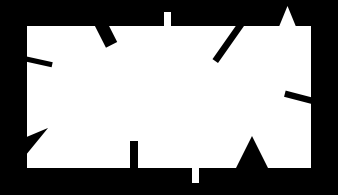
#> input picture day03_opencv_contour/img/bad_rect.png, 338 x 195 px, given in place of messi5.jpg, which was not available
$ python tm2.py
#> lines starting #> are read from the running program, lines starting #| are printed output that depends on the picture; pictures that were not available may be replaced by others from this repository, and a replacement may not be noted
### day06_opencv_TM/sampledownload.py
import urllib.request
import os

def get_sample(filename, repo='insightbook'):
    """부교 또는 OpenCV 공식 샘플 이미지 자동 다운로드

    Args:
        filename (str): 이미지 파일명 (예: 'morphological.png')
        repo (str): 'insightbook' (부교) 또는 'opencv' (공식)

    Returns:
        str: 다운로드된 파일명
    """
    if not os.path.exists(filename):
        if repo == 'insightbook':
            url = f"https://raw.githubusercontent.com/dltpdn/insightbook.opencv_project_python/master/img/{filename}"
        else:  # opencv 공식
            url = f"https://raw.githubusercontent.com/opencv/opencv/master/samples/data/{filename}"
        urllib.request.urlretrieve(url, filename)
    return filename

# 사용 방법
# img = cv.imread(get_sample('morphological.png', repo='insightbook'))

### day06_opencv_TM/tm2.py
import cv2 as cv
import numpy as np
import matplotlib.pyplot as plt
import sampledownload

# 이미지 로드
img = cv.imread(sampledownload.get_sample('messi5.jpg'))
#> img is the input picture: shape (195, 338, 3); min 0, max 255, mean 150.6
gray = cv.cvtColor(img, cv.COLOR_BGR2GRAY)
template = gray[80:230, 20:150]
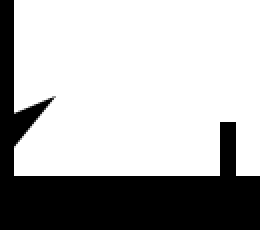
#> template: shape (115, 130) (shown 2 times larger); min 0, max 255, mean 177.9

# 6가지 매칭 방법
methods = ['TM_CCOEFF', 'TM_CCOEFF_NORMED', 'TM_CCORR', 'TM_CCORR_NORMED',
           'TM_SQDIFF', 'TM_SQDIFF_NORMED']

results = []
for method_name in methods:
    # 메서드 타입 선택
    method = getattr(cv, method_name)

    # Template Matching 실행
    result = cv.matchTemplate(gray, template, method)
    min_val, max_val, min_loc, max_loc = cv.minMaxLoc(result)

    # TM_SQDIFF* 계열은 min_loc이 최적, 나머지는 max_loc
    if 'SQDIFF' in method_name:
        top_left = min_loc
        score = min_val
    else:
        top_left = max_loc
        score = max_val

    results.append((method_name, score, top_left))

    # 결과 출력
    print(f"{method_name:15} → score={score:.4f}, top_left={top_left}")
#> this loop made 6 passes
#> (min_val, max_val, min_loc, top_left, score) on passes 1 to 4: (-58832088, 204449856, (164, 0), (20, 80), 204449856), (-0.314, 1, (164, 0), (20, 80), 1), (370744224, 678238592, (208, 0), (51, 48), 678238592), (0.594, 1, (208, 0), (20, 80), 1)
#> (min_val, max_val, max_loc, top_left, score) on pass 5: (128, 511100928, (193, 0), (20, 80), 128)
#| TM_CCOEFF       → score=204449856.0000, top_left=(20, 80)
#| TM_CCOEFF_NORMED → score=1.0000, top_left=(20, 80)
#| TM_CCORR        → score=678238592.0000, top_left=(51, 48)
#| TM_CCORR_NORMED → score=1.0000, top_left=(20, 80)
#| TM_SQDIFF       → score=128.0000, top_left=(20, 80)
#| TM_SQDIFF_NORMED → score=0.0000, top_left=(20, 80)
#> pass 1, `result = cv.matchTemplate(gray, template, method)`:
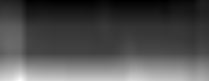
#> result: shape (81, 209) float32; min -58832088, max 204449856, mean 23775938; drawn with min black and max white
#> pass 2, `result = cv.matchTemplate(gray, template, method)`:
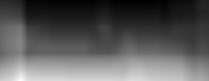
#> result: shape (81, 209) float32; min -0.314, max 1, mean 0.151; drawn with min black and max white
#> pass 3, `result = cv.matchTemplate(gray, template, method)`:
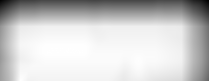
#> result: shape (81, 209) float32; min 370744224, max 678238592, mean 615814656; drawn with min black and max white
#> after the loop:
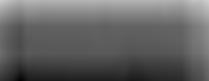
#> result: shape (81, 209) float32; min 1.86e-07, max 0.819, mean 0.389
#> after the loop, results = [('TM_CCOEFF', 204449856, (20, 80)), ('TM_CCOEFF_NORMED', 1, (20, 80)), ('TM_CCORR', 678238592, (51, 48)), ('TM_CCORR_NORMED', 1, (20, 80)), ('TM_SQDIFF', 128, (20, 80)), ('TM_SQDIFF_NORMED', 1.86e-07, (20, 80))]

# 최고 점수 방법 표시
best_method, best_score, best_loc = max(results, key=lambda x: x[1] if 'SQDIFF' not in x[0] else -x[1])
#> best_method = 'TM_CCORR'; best_score = 678238592; best_loc = (51, 48)
print(f"\n최고 성능: {best_method} (score={best_score:.4f})")
#| 최고 성능: TM_CCORR (score=678238592.0000)
